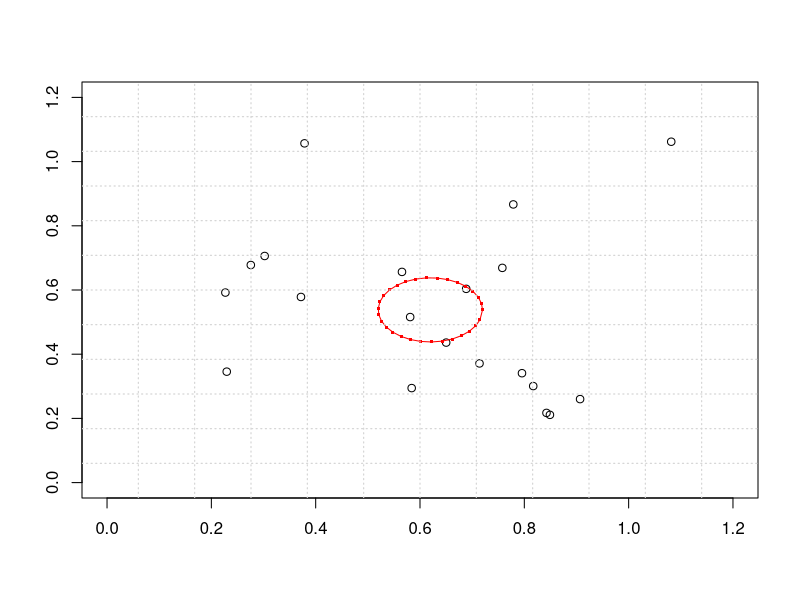
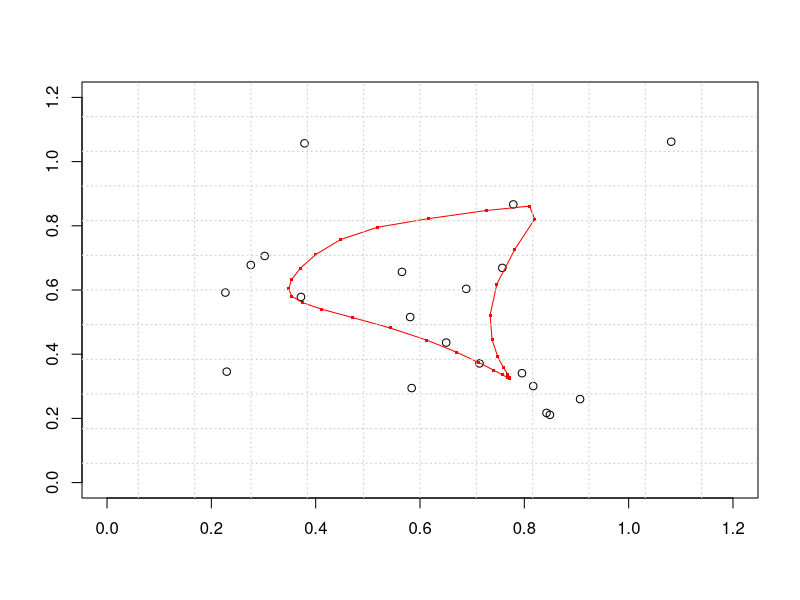
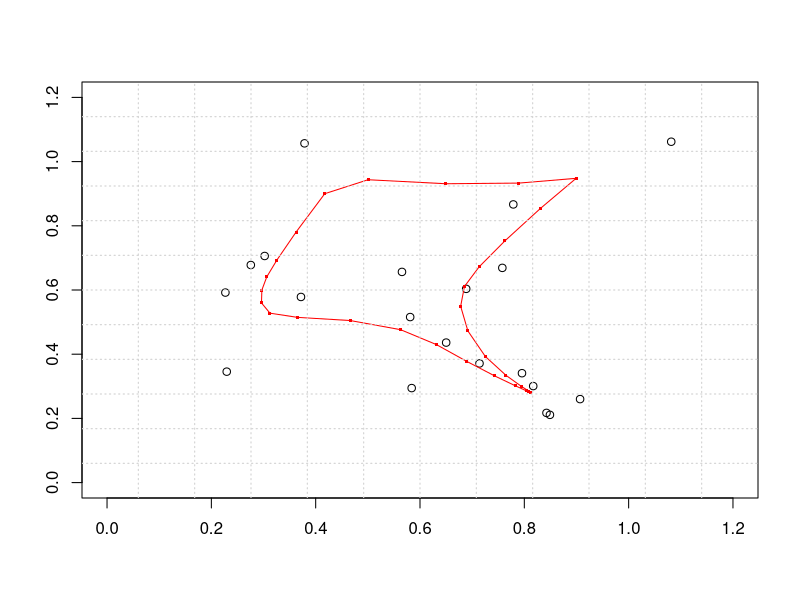
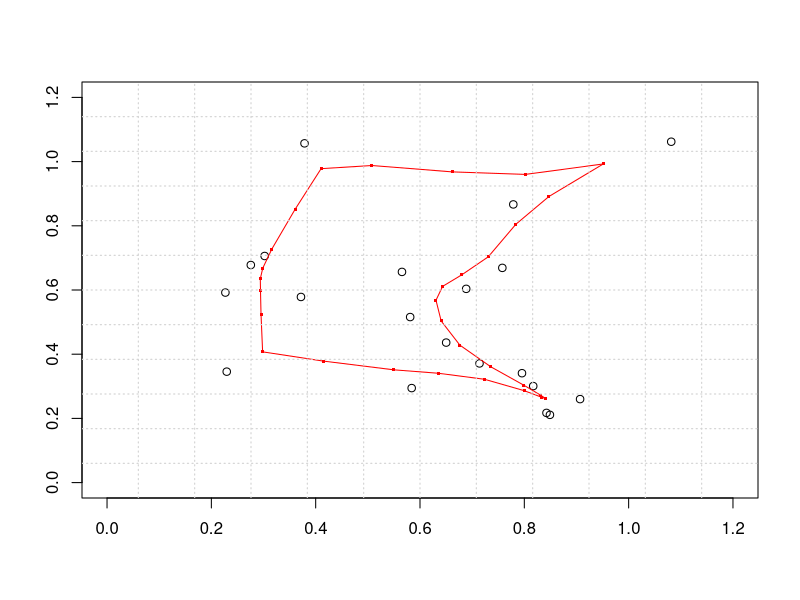
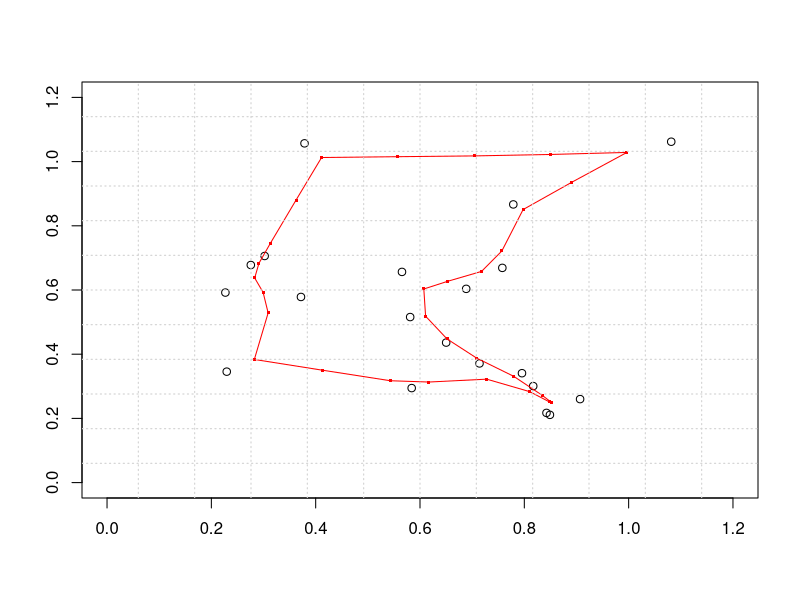
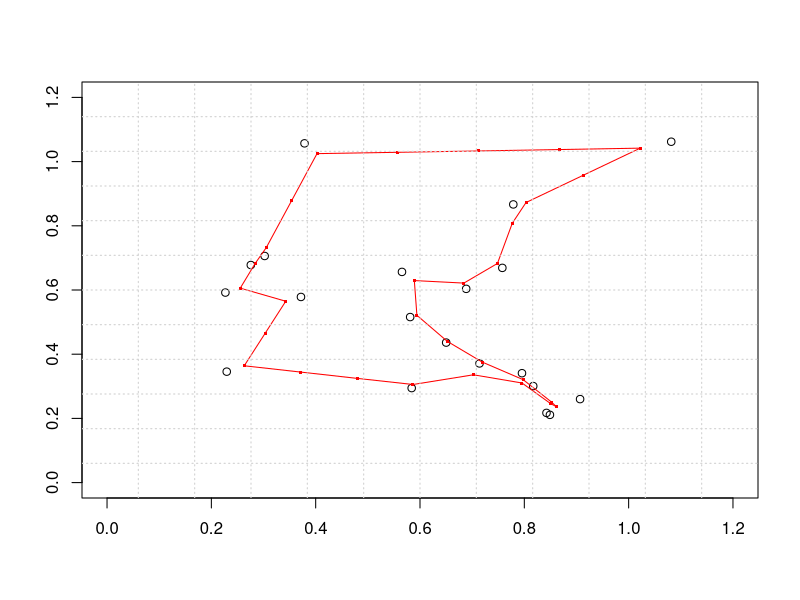
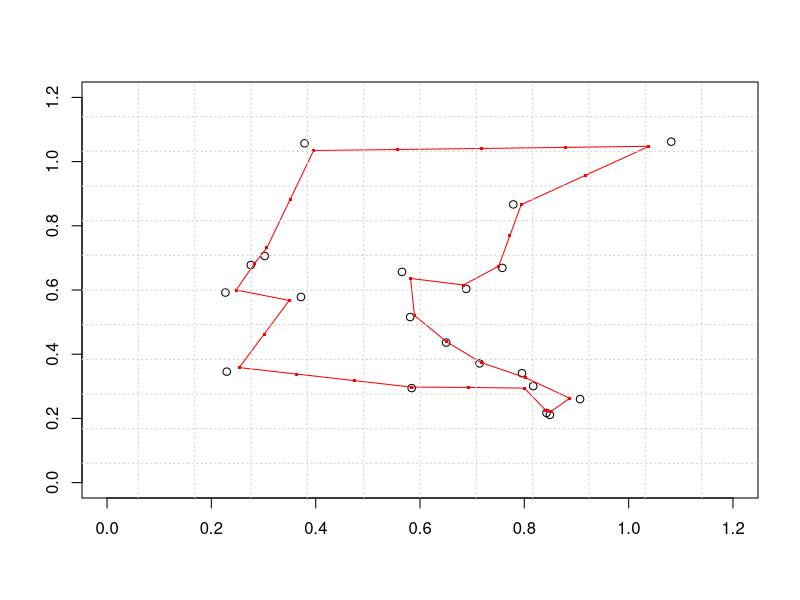
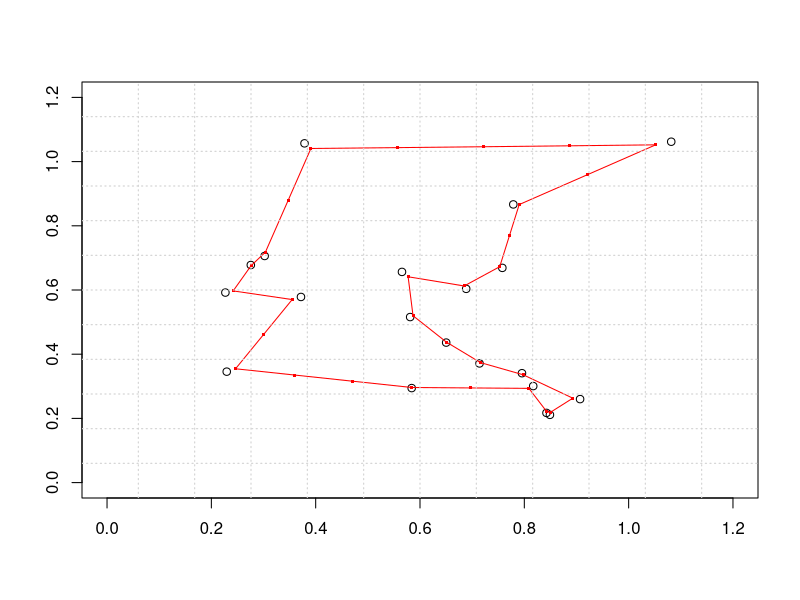

Generate these figures, in order, with R: (Note: a time limit stopped this script after it produced the figures.)
#function for creating random cities
random_cities<-function(cities){
  x_coor <- runif(cities, 0.2, 1.1)
  y_coor <- runif(cities, 0.2, 1.1)
  coors <- cbind(x_coor,y_coor) 
  return(coors)
}

#function for creating a plot of the randomised tours
plotdata<-function(coors,neurons){
  plot(coors[,1],coors[,2], ylim=c(0,1.2), xlim=c(0,1.2),
        xlab="", ylab="")
  points(neurons[,1],neurons[,2], pch=".", col="red", cex=3)
  neurons<-rbind(neurons,neurons[1,])
  for (i in 1:(nrow(neurons)-1)){
    segments(neurons[i,1],neurons[i,2],neurons[i+1,1],
             neurons[i+1,2], col="red")}
  grid(12,12,lwd=1.1)
}

#function for creating neurons of the elastic net
neuron<-function(c,coors,r=0.1){
  c=c+10
  if (c == 2){
    t<-seq(0, (2*pi), by = pi)
  } else {
    t<-seq(0, (1.9*pi), length = c)
  }
  x_coor<-c()
  y_coor<-c()
  #position elastic net on the centroid of data
  for (i in 1:c){
    x_coor[i]<-r*cos(t[i])+mean(coors[,1])#mean_coorsx
    y_coor[i]<-r*sin(t[i])+mean(coors[,2])#mean_coorsy
  }
  neuron <- cbind(x_coor,y_coor) 
  return(neuron)
}

#function that calculates distance between points
distance = function(coor,neuron) {
  line_len<-round(sqrt((coor[1]-neuron[1])^2+
                         (coor[2]-neuron[2])^2),8)
  return(as.numeric(line_len))
}

#create a function to calculate energy
energy<-function(k,y){
  a=alpha; b=beta;c=cities+10
  d=cities; x=coors
  #y=neurons; k=0.2
  all_exp<-list()
  for (i in 1:c){
    exps<-c()
    for (n in 1:d){
      exps[n]<-exp(-1*(distance(x[n,],y[i,])^2)/(2*k^2))
    }
    all_exp[[i]]<-exps
  }
  A1<-c()
  for(i in 1:length(all_exp)){
    A1[i]<-log(sum(all_exp[[i]]))
  }
  A<--1*a*k*sum(A1)
  y_diff_term<-c()
  for (i in 1:c){
    if(i==c){
      term1=y[1,]
      term2=y[i,]
    }else{
      term1=y[(i+1),]
      term2=y[i,]
    }
    y_diff_term[i]<-distance(term1,term2)^2
  }
  B<-b*sum(y_diff_term)
  E<-A+B
  return(E)
}

#create weight update function
delta_y<-function(k,y){
  c=cities+10; a=alpha;x=coors;b=beta;
  #y=neurons; k=0.2;
  d=cities
  all_exp<-list()
  xi_yj<-list()
  for (i in 1:d){
    exps<-c()
    diff_matrix<-matrix(0,c,2)
    for (n in 1:c){
      exps[n]<-exp(-1*(distance(x[i,],y[n,])^2)/(2*k^2))
      diff_matrix[n,]<-(x[i,]-y[n,])
    }
    all_exp[[i]]<-exps
    xi_yj[[i]]<-diff_matrix
  }
  
  wij<-list()
  for(i in 1:length(all_exp)){
    wij[[i]]<-t(all_exp[[i]])/sum(all_exp[[i]])
  }
  
  xi_yj_as_matrix<-do.call(cbind, xi_yj)
  wij_as_matrix<-matrix(0,c,c)
  allexp_as_matrix<-matrix(0,c,c)
  for (i in 1:length(wij)){
    wij_as_matrix[i,]<-as.vector(t(wij[[i]]))
    allexp_as_matrix[i,]<-as.vector(t(all_exp[[i]]))
  }
  
  start <- seq(1, by = 2, length = ncol(xi_yj_as_matrix) / 2)
  prod_matrix_aslist<-list()
  count=0
  for (i in start){
    count=count+1
    prod_matrix_aslist[[count]]<-wij_as_matrix[count,]*xi_yj_as_matrix[,i:(i+1)]
  }
  
  summation<-Reduce('+', prod_matrix_aslist) #summation over neurons
  
  y_diff_term<-matrix(0,c,2)
  for (i in 1:c){
    if (i == 1){
      term1=y[(i+1),]
      term2=2*y[i,]
      term3=y[c,]
    } else if(i==c){
      term1=y[1,]
      term2=2*y[i,]
      term3=y[(i-1),]
    }else{
      term1=y[(i+1),]
      term2=2*y[i,]
      term3=y[(i-1),]
    }
    y_diff_term[i,]<-term1-term2+term3
  }
  
  dy=(a*summation)+(b*k*y_diff_term)
  return(dy)
}

cities <-20 #number of cities
coors<-random_cities(cities)
neurons<-neuron(cities,coors)
dev.off();plotdata(coors,neurons)
K=0.25;alpha=0.3;beta=2;iter=10000; n=25
M=0.25*cities
E<-c(); temp<-c()
for (q in 1:iter){
  temp[q]<-K
  E[q]=energy(K,neurons)
  delta_neurons<-delta_y(K,neurons)
  neurons<-neurons+delta_neurons
  if (q%%n==0){
    K=0.99*K
  }
  if (q%%1000==0){
    dev.off()
    plotdata(coors,neurons)
    Sys.sleep(1)
  }
}
plot(seq(1,iter,1),E, type="l", col="indianred", 
     main= "Energy Minimisation",
     xlab= "Iteration",
     ylab= "Energy",
     cex.main=1.7, cex.axis=1,cex.lab=1.4)
grid(13,13,lwd=1.3)
plot(seq(1,iter,1),temp, type="l", col="indianred", 
     main= "Length Parameter (K) Variation", lwd = 3,
     xlab= "Iteration",
     ylab= "K",
     cex.main=1.7, cex.axis=1,cex.lab=1.4)
grid(13,13,lwd=1.3)
